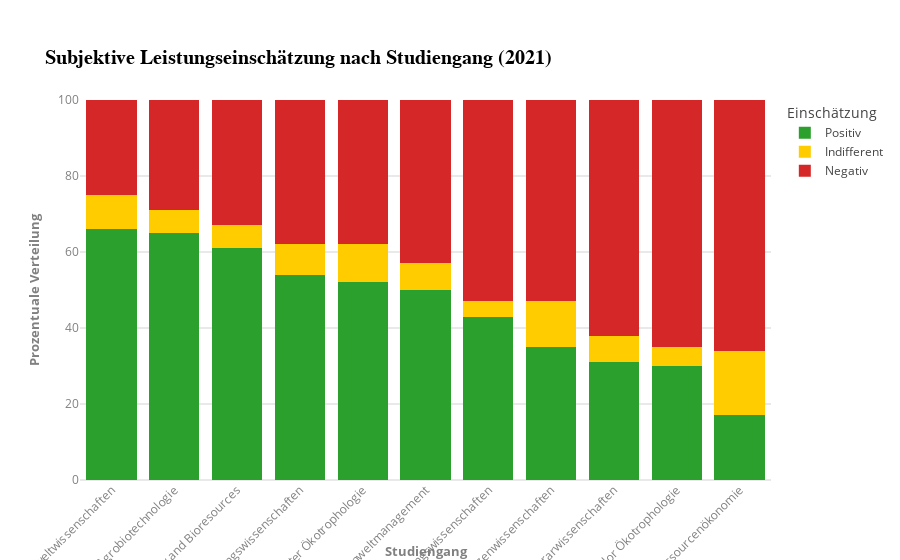

Here is the notebook cell this chart was saved with:
### Code cell
import pandas as pd
import plotly.express as px

# Sicherstellen, dass 2024 in den Daten vorhanden ist
jahr = "2021"

df_2024 = sheets[jahr]

# Studiengänge automatisch erkennen
studiengaenge = [col for col in df_2024.columns if "Bachelor" in col or "Master" in col]

# Extrahiere die subjektive Leistungseinschätzung (Positiv, Indifferent, Negativ)
positiv_2024 = df_2024[(df_2024["Variable"] == "Subjektive Leistungseinschätzung") & 
                        (df_2024["Category"] == "Positiv Einschätzung (%)")][studiengaenge]

indifferent_2024 = df_2024[(df_2024["Variable"] == "Subjektive Leistungseinschätzung") & 
                            (df_2024["Category"] == "Indifferent (%)")][studiengaenge]

negativ_2024 = df_2024[(df_2024["Variable"] == "Subjektive Leistungseinschätzung") & 
                        (df_2024["Category"] == "Negativ Einschätzung (%)")][studiengaenge]

# DataFrame zur Visualisierung vorbereiten
df_studiengang_2024 = pd.concat([positiv_2024, indifferent_2024, negativ_2024], keys=["Positiv", "Indifferent", "Negativ"])
df_studiengang_2024 = df_studiengang_2024.T.reset_index()
df_studiengang_2024.columns = ["Studiengang", "Positiv", "Indifferent", "Negativ"]

# **Studiengänge ohne Werte entfernen (Zeilen mit NaN oder nur 0 entfernen)**
df_studiengang_2024 = df_studiengang_2024.dropna().replace(0, pd.NA).dropna()

# **Nach positiver Einschätzung absteigend sortieren**
df_studiengang_2024 = df_studiengang_2024.sort_values(by="Positiv", ascending=False)

# DataFrame umstrukturieren für gestapeltes Balkendiagramm
df_melted = df_studiengang_2024.melt(id_vars="Studiengang", var_name="Einschätzung", value_name="Prozent")

# Farben definieren
color_map = {
    "Positiv": "#2ca02c",   # Grün
    "Indifferent": "#ffcc00",  # Gelb
    "Negativ": "#d62728"   # Rot
}

# Gestapeltes Balkendiagramm erstellen
fig = px.bar(
    df_melted,
    x="Studiengang",
    y="Prozent",
    color="Einschätzung",
    barmode="stack",
    title="Subjektive Leistungseinschätzung nach Studiengang (2021)",
    color_discrete_map=color_map,
    template="infoviz"
)

# Layout-Anpassungen
fig.update_layout(
    xaxis=dict(title="Studiengang", tickangle=-45),
    yaxis=dict(title="Prozentuale Verteilung", range=[0, 100]),
    legend_title="Einschätzung"
)

fig.show()

### Figure 1 — Plotly figure (JSON) as saved in the notebook; plotly's stock layout.template omitted (floating-point values rounded to 4 significant figures)
{"data": [{"hovertemplate": "Einschätzung=Positiv<br>Studiengang=%{x}<br>Prozent=%{y}<extra></extra>", "legendgroup": "Positiv", "marker": {"color": "#2ca02c", "pattern": {"shape": ""}}, "name": "Positiv", "orientation": "v", "showlegend": true, "textposition": "auto", "type": "bar", "x": ["Master Umweltwissenschaften", "Master Agrobiotechnologie", "Master Insect Biotechnology and Bioresources", "Master Ernährungswissenschaften", "Master Ökotrophologie", "Bachelor Umweltmanagement", "Bachelor Ernährungswissenschaften", "Master Nutzpflanzenwissenschaften", "Bachelor Agrarwissenschaften", "Bachelor Ökotrophologie", "Master Agrar- und Ressourcenökonomie"], "xaxis": "x", "y": [66.0, 65.0, 61.0, 54.0, 52.0, 50.0, 43.0, 35.0, 31.0, 30.0, 17.0], "yaxis": "y"}, {"hovertemplate": "Einschätzung=Indifferent<br>Studiengang=%{x}<br>Prozent=%{y}<extra></extra>", "legendgroup": "Indifferent", "marker": {"color": "#ffcc00", "pattern": {"shape": ""}}, "name": "Indifferent", "orientation": "v", "showlegend": true, "textposition": "auto", "type": "bar", "x": ["Master Umweltwissenschaften", "Master Agrobiotechnologie", "Master Insect Biotechnology and Bioresources", "Master Ernährungswissenschaften", "Master Ökotrophologie", "Bachelor Umweltmanagement", "Bachelor Ernährungswissenschaften", "Master Nutzpflanzenwissenschaften", "Bachelor Agrarwissenschaften", "Bachelor Ökotrophologie", "Master Agrar- und Ressourcenökonomie"], "xaxis": "x", "y": [9.0, 6.0, 6.0, 8.0, 10.0, 7.0, 4.0, 12.0, 7.0, 5.0, 17.0], "yaxis": "y"}, {"hovertemplate": "Einschätzung=Negativ<br>Studiengang=%{x}<br>Prozent=%{y}<extra></extra>", "legendgroup": "Negativ", "marker": {"color": "#d62728", "pattern": {"shape": ""}}, "name": "Negativ", "orientation": "v", "showlegend": true, "textposition": "auto", "type": "bar", "x": ["Master Umweltwissenschaften", "Master Agrobiotechnologie", "Master Insect Biotechnology and Bioresources", "Master Ernährungswissenschaften", "Master Ökotrophologie", "Bachelor Umweltmanagement", "Bachelor Ernährungswissenschaften", "Master Nutzpflanzenwissenschaften", "Bachelor Agrarwissenschaften", "Bachelor Ökotrophologie", "Master Agrar- und Ressourcenökonomie"], "xaxis": "x", "y": [25.0, 29.0, 33.0, 38.0, 38.0, 43.0, 53.0, 53.0, 62.0, 65.0, 67.0], "yaxis": "y"}], "layout": {"barmode": "stack", "legend": {"title": {"text": "Einschätzung"}, "tracegroupgap": 0}, "title": {"text": "Subjektive Leistungseinschätzung nach Studiengang (2021)"}, "xaxis": {"anchor": "y", "domain": [0, 1], "tickangle": -45, "title": {"text": "Studiengang"}}, "yaxis": {"anchor": "x", "domain": [0, 1], "range": [0, 100], "title": {"text": "Prozentuale Verteilung"}}}}
